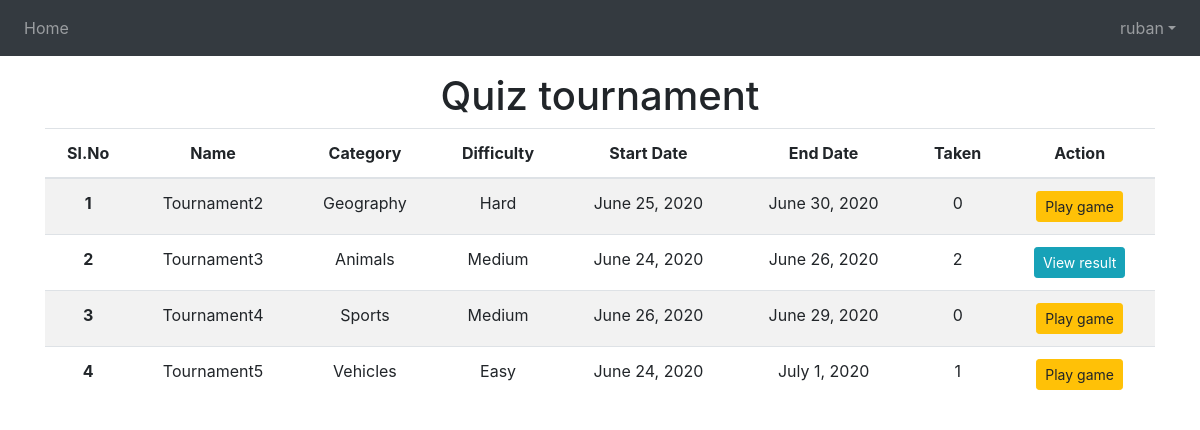
The page /tournaments (signed in) on the database its author committed.
### quiz/models.py (models this page shows, shortened)
class User(AbstractUser):
  interests = models.ManyToManyField(Category, blank=True, related_name='interested_players')

class Tournament(models.Model):
    DIFFICULTY_CHOICES = [
    ('easy', 'Easy'),
    ('medium', 'Medium'),
    ('hard', 'Hard'),
    ]
    name = models.CharField(max_length=50)
    difficulty = models.CharField(max_length=6, choices=DIFFICULTY_CHOICES)
    category = models.ForeignKey(Category, on_delete=models.CASCADE)
    start_date = models.DateField()
    end_date = models.DateField()
    questions = models.TextField()
    @property
    def total_taken(self):
        return len(UserTournament.objects.filter(tournament_id=self.id))
    @property
    def taken_by(self):
        return [t.user_id for t in self.tournaments.all()]

class Category(models.Model):
    category = models.CharField(max_length=50)
    key = models.IntegerField()
    def __str__(self):
        return self.category

### quiz/views.py (the view)
# urls.py: path('tournaments', views.tournaments, name='tournaments'),
def tournaments(request):
    tournaments = Tournament.objects.all()
    categories = Category.objects.all()
    return render(request, 'quiz/tournaments.html', {'tournaments':tournaments, 'categories':categories})

### quiz/templates/quiz/tournaments.html (shortened to what this page needs)
{% extends 'quiz/base.html' %}
{% block content %}
<div>
    <table class="table table-striped">
        <thead class="text-center">
            <tr>
                <th scope="col">Sl.No</th>
                <th scope="col">Name</th>
                <th scope="col">Category</th>
                <th scope="col">Difficulty</th>
                <th scope="col">Start Date</th>
                <th scope="col">End Date</th>
                <th scope="col">Taken</th>
                {% if user.is_authenticated %}
                <th scope="col">Action</th>
                {% endif %}
            </tr>
        </thead>
        <tbody class="text-center">
            {% for tournament in tournaments %}
            <tr>
                <th scope="row">{{ forloop.counter }}</th>
                <td>{{ tournament.name }}</td>
                <td>{{ tournament.category }}</td>
                <td>{{ tournament.get_difficulty_display }}</td>
                <td>{{ tournament.start_date }}</td>
                <td>{{ tournament.end_date }}</td>
                <td>{{tournament.total_taken}}</td>
                {% if user.is_authenticated and user.is_staff %}
                <td>
                    <button type="button" data-questions="{{tournament.quiz_questions}}" class="btn btn-sm btn-info showQuestions" >View Questions</button>
                    <a href="#" role="button" class="btn btn-sm btn-danger deleteTournament"
                        data-name="{{ tournament.name }}" data-id="{{ tournament.id }}">Delete</a>
                </td>
                {% else %}
                {% if user.id in tournament.taken_by %}</td>
                <td>
                    <a href="/results/{{ tournament.id }}" role="button" class="btn btn-sm btn-info">View result</a>
                </td>
                {% else %}
                {% if user.is_authenticated %}
                <td>
                    <a href="/quiz/{{ tournament.id }}" role="button" class="btn btn-sm btn-warning">Play game</a>
                </td>
                {% endif %}
                {% endif %}
                {% endif %}
            </tr>
            {% endfor %}
        </tbody>
    </table>
</div>
{% endblock %}

### quiz/templates/quiz/base.html (shortened to what this page needs)
<!DOCTYPE html>
{% load static %}
<html lang="en">
<head>
    <link rel="stylesheet" href="https://stackpath.bootstrapcdn.com/bootstrap/4.4.1/css/bootstrap.min.css"
>
</head>
<body>
    <nav class="navbar navbar-expand-lg navbar-dark bg-dark capitalise">
        <div class="collapse navbar-collapse" id="navbarNavDropdown">
            <ul class="navbar-nav mr-auto">
                <li class="nav-item {% if page == 'dashboard' %} active {% endif %}">
                    <a class="nav-link" href="/">Home<span class="sr-only">(current)</span></a>
                </li>
            </ul>
            <ul class="navbar-nav ml-auto">
                {% if user.is_authenticated %}
                <li class="nav-item dropdown">
                  <a class="nav-link dropdown-toggle" href="#" id="navbarDropdown" role="button" data-toggle="dropdown" aria-haspopup="true" aria-expanded="false">{{ user.username }}</a>
                </li>
                {% else %}
                <li class="nav-item">
                    <a class="nav-link" href="/login">Login</a>
                  </li>
            {% endif %}
              </ul>
        </div>
    </nav>
    <div class="page-header text-center">
        <h1>Quiz tournament</h1>
    </div>
    <div class="content container">
        <div class="row">
            <div class="col-md-12">
                {% block content %}
                {% endblock %}
            </div>
        </div>
    </div>
</body>
</html>

### rows shown on the page
User: username "ruban"
Tournament: name "Tournament2", category "Geography", difficulty "Hard", start_date "June 25, 2020", end_date "June 30, 2020", total_taken "0"
Tournament: name "Tournament3", category "Animals", difficulty "Medium", start_date "June 24, 2020", end_date "June 26, 2020", total_taken "2"
Tournament: name "Tournament4", category "Sports", difficulty "Medium", start_date "June 26, 2020", end_date "June 29, 2020", total_taken "0"
Tournament: name "Tournament5", category "Vehicles", difficulty "Easy", start_date "June 24, 2020", end_date "July 1, 2020", total_taken "1"
